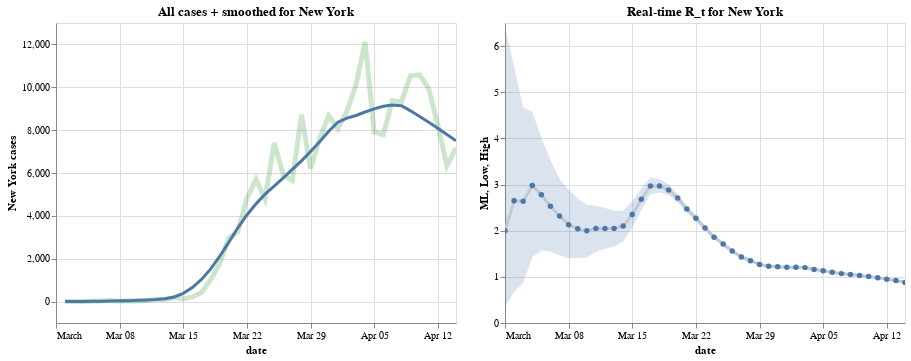

The cell this chart's notebook holds for it:
### Code cell
## Build plots in altair

import altair as alt

## original_plot
rs_o = original.reset_index()
cases_plot = alt.Chart(rs_o, title=f'All cases + smoothed for {state_name}').mark_line(color='green', opacity=0.2, size=5).encode(x='date:T', y=rs_o.columns[1])
smooth = cases_plot.transform_loess('date', rs_o.columns[1]).mark_line(size=3)

## plot_rt
base = alt.Chart(result.reset_index(), title=f'Real-time R_t for {state_name}')
line = base.mark_line(point=True, color="light_grey", size=3).encode(y='ML', x='date')
area = base.mark_area(opacity=0.2).encode(x='date', y='Low', y2='High')
rt_plot = (line + area)
plots = (cases_plot + smooth).interactive() | rt_plot.interactive()
plots

### Figure 1 — Vega-Lite specification as saved in the notebook (floating-point values rounded to 4 significant figures)
{"config": {"view": {"continuousWidth": 400, "continuousHeight": 300}}, "hconcat": [{"layer": [{"mark": {"type": "line", "color": "green", "opacity": 0.2, "size": 5}, "encoding": {"x": {"type": "temporal", "field": "date"}, "y": {"type": "quantitative", "field": "New York cases"}}, "selection": {"selector001": {"type": "interval", "bind": "scales", "encodings": ["x", "y"]}}, "title": "All cases + smoothed for New York"}, {"mark": {"type": "line", "size": 3}, "encoding": {"x": {"type": "temporal", "field": "date"}, "y": {"type": "quantitative", "field": "New York cases"}}, "title": "All cases + smoothed for New York", "transform": [{"loess": "New York cases", "on": "date"}]}], "data": {"name": "data-ad55922955ba1db50da52003349f29b8"}}, {"layer": [{"mark": {"type": "line", "color": "light_grey", "point": true, "size": 3}, "encoding": {"x": {"type": "temporal", "field": "date"}, "y": {"type": "quantitative", "field": "ML"}}, "selection": {"selector002": {"type": "interval", "bind": "scales", "encodings": ["x", "y"]}}, "title": "Real-time R_t for New York"}, {"mark": {"type": "area", "opacity": 0.2}, "encoding": {"x": {"type": "temporal", "field": "date"}, "y": {"type": "quantitative", "field": "Low"}, "y2": {"field": "High"}}, "title": "Real-time R_t for New York"}], "data": {"name": "data-de9c8878aea5517c008e81e690109253"}}], "$schema": "https://vega.github.io/schema/vega-lite/v4.0.2.json", "datasets": {"data-ad55922955ba1db50da52003349f29b8": [{"date": "2020-03-01T00:00:00", "New York cases": null}, {"date": "2020-03-02T00:00:00", "New York cases": 0.0}, {"date": "2020-03-03T00:00:00", "New York cases": 1.0}, {"date": "2020-03-04T00:00:00", "New York cases": 9.0}, {"date": "2020-03-05T00:00:00", "New York cases": 11.0}, {"date": "2020-03-06T00:00:00", "New York cases": 22.0}, {"date": "2020-03-07T00:00:00", "New York cases": 45.0}, {"date": "2020-03-08T00:00:00", "New York cases": 17.0}, {"date": "2020-03-09T00:00:00", "New York cases": 36.0}, {"date": "2020-03-10T00:00:00", "New York cases": 31.0}, {"date": "2020-03-11T00:00:00", "New York cases": 44.0}, {"date": "2020-03-12T00:00:00", "New York cases": 109.0}, {"date": "2020-03-13T00:00:00", "New York cases": 95.0}, {"date": "2020-03-14T00:00:00", "New York cases": 189.0}, {"date": "2020-03-15T00:00:00", "New York cases": 122.0}, {"date": "2020-03-16T00:00:00", "New York cases": 218.0}, {"date": "2020-03-17T00:00:00", "New York cases": 424.0}, {"date": "2020-03-18T00:00:00", "New York cases": 1008.0}, {"date": "2020-03-19T00:00:00", "New York cases": 1770.0}, {"date": "2020-03-20T00:00:00", "New York cases": 2950.0}, {"date": "2020-03-21T00:00:00", "New York cases": 3254.0}, {"date": "2020-03-22T00:00:00", "New York cases": 4812.0}, {"date": "2020-03-23T00:00:00", "New York cases": 5707.0}, {"date": "2020-03-24T00:00:00", "New York cases": 4790.0}, {"date": "2020-03-25T00:00:00", "New York cases": 7401.0}, {"date": "2020-03-26T00:00:00", "New York cases": 5921.0}, {"date": "2020-03-27T00:00:00", "New York cases": 5648.0}, {"date": "2020-03-28T00:00:00", "New York cases": 8728.0}, {"date": "2020-03-29T00:00:00", "New York cases": 6205.0}, {"date": "2020-03-30T00:00:00", "New York cases": 7606.0}, {"date": "2020-03-31T00:00:00", "New York cases": 8658.0}, {"date": "2020-04-01T00:00:00", "New York cases": 8057.0}, {"date": "2020-04-02T00:00:00", "New York cases": 8881.0}, {"date": "2020-04-03T00:00:00", "New York cases": 10100.0}, {"date": "2020-04-04T00:00:00", "New York cases": 12130.0}, {"date": "2020-04-05T00:00:00", "New York cases": 7915.0}, {"date": "2020-04-06T00:00:00", "New York cases": 7792.0}, {"date": "2020-04-07T00:00:00", "New York cases": 9378.0}, {"date": "2020-04-08T00:00:00", "New York cases": 9320.0}, {"date": "2020-04-09T00:00:00", "New York cases": 10540.0}, {"date": "2020-04-10T00:00:00", "New York cases": 10580.0}, {"date": "2020-04-11T00:00:00", "New York cases": 9946.0}, {"date": "2020-04-12T00:00:00", "New York cases": 8236.0}, {"date": "2020-04-13T00:00:00", "New York cases": 6337.0}, {"date": "2020-04-14T00:00:00", "New York cases": 7177.0}], "data-de9c8878aea5517c008e81e690109253": [{"date": "2020-03-01T00:00:00", "ML": 2.0, "Low": 0.34, "High": 6.43}, {"date": "2020-03-02T00:00:00", "ML": 2.65, "Low": 0.68, "High": 5.56}, {"date": "2020-03-03T00:00:00", "ML": 2.64, "Low": 0.87, "High": 4.67}, {"date": "2020-03-04T00:00:00", "ML": 2.98, "Low": 1.43, "High": 4.57}, {"date": "2020-03-05T00:00:00", "ML": 2.78, "Low": 1.57, "High": 4.02}, {"date": "2020-03-06T00:00:00", "ML": 2.53, "Low": 1.55, "High": 3.53}, {"date": "2020-03-07T00:00:00", "ML": 2.32, "Low": 1.47, "High": 3.12}, {"date": "2020-03-08T00:00:00", "ML": 2.13, "Low": 1.4, "High": 2.88}, {"date": "2020-03-09T00:00:00", "ML": 2.04, "Low": 1.41, "High": 2.71}, {"date": "2020-03-10T00:00:00", "ML": 2.0, "Low": 1.42, "High": 2.56}, {"date": "2020-03-11T00:00:00", "ML": 2.05, "Low": 1.54, "High": 2.54}, {"date": "2020-03-12T00:00:00", "ML": 2.05, "Low": 1.61, "High": 2.49}, {"date": "2020-03-13T00:00:00", "ML": 2.05, "Low": 1.66, "High": 2.43}, {"date": "2020-03-14T00:00:00", "ML": 2.1, "Low": 1.76, "High": 2.43}, {"date": "2020-03-15T00:00:00", "ML": 2.35, "Low": 2.07, "High": 2.64}, {"date": "2020-03-16T00:00:00", "ML": 2.68, "Low": 2.45, "High": 2.91}, {"date": "2020-03-17T00:00:00", "ML": 2.97, "Low": 2.79, "High": 3.15}, {"date": "2020-03-18T00:00:00", "ML": 2.97, "Low": 2.83, "High": 3.12}, {"date": "2020-03-19T00:00:00", "ML": 2.88, "Low": 2.77, "High": 3.0}, {"date": "2020-03-20T00:00:00", "ML": 2.71, "Low": 2.61, "High": 2.79}, {"date": "2020-03-21T00:00:00", "ML": 2.47, "Low": 2.39, "High": 2.54}, {"date": "2020-03-22T00:00:00", "ML": 2.27, "Low": 2.2, "High": 2.33}, {"date": "2020-03-23T00:00:00", "ML": 2.06, "Low": 2.0, "High": 2.12}, {"date": "2020-03-24T00:00:00", "ML": 1.86, "Low": 1.81, "High": 1.92}, {"date": "2020-03-25T00:00:00", "ML": 1.71, "Low": 1.66, "High": 1.76}, {"date": "2020-03-26T00:00:00", "ML": 1.56, "Low": 1.51, "High": 1.6}, {"date": "2020-03-27T00:00:00", "ML": 1.43, "Low": 1.39, "High": 1.48}, {"date": "2020-03-28T00:00:00", "ML": 1.35, "Low": 1.31, "High": 1.39}, {"date": "2020-03-29T00:00:00", "ML": 1.27, "Low": 1.23, "High": 1.31}, {"date": "2020-03-30T00:00:00", "ML": 1.23, "Low": 1.19, "High": 1.27}, {"date": "2020-03-31T00:00:00", "ML": 1.22, "Low": 1.18, "High": 1.26}, {"date": "2020-04-01T00:00:00", "ML": 1.21, "Low": 1.17, "High": 1.24}, {"date": "2020-04-02T00:00:00", "ML": 1.21, "Low": 1.17, "High": 1.24}, {"date": "2020-04-03T00:00:00", "ML": 1.2, "Low": 1.16, "High": 1.23}, {"date": "2020-04-04T00:00:00", "ML": 1.16, "Low": 1.13, "High": 1.2}, {"date": "2020-04-05T00:00:00", "ML": 1.13, "Low": 1.1, "High": 1.17}, {"date": "2020-04-06T00:00:00", "ML": 1.1, "Low": 1.06, "High": 1.13}, {"date": "2020-04-07T00:00:00", "ML": 1.07, "Low": 1.04, "High": 1.11}, {"date": "2020-04-08T00:00:00", "ML": 1.05, "Low": 1.01, "High": 1.08}, {"date": "2020-04-09T00:00:00", "ML": 1.03, "Low": 1.0, "High": 1.07}, {"date": "2020-04-10T00:00:00", "ML": 1.01, "Low": 0.97, "High": 1.04}, {"date": "2020-04-11T00:00:00", "ML": 0.98, "Low": 0.94, "High": 1.01}, {"date": "2020-04-12T00:00:00", "ML": 0.95, "Low": 0.92, "High": 0.99}, {"date": "2020-04-13T00:00:00", "ML": 0.92, "Low": 0.88, "High": 0.95}, {"date": "2020-04-14T00:00:00", "ML": 0.88, "Low": 0.85, "High": 0.92}]}}
